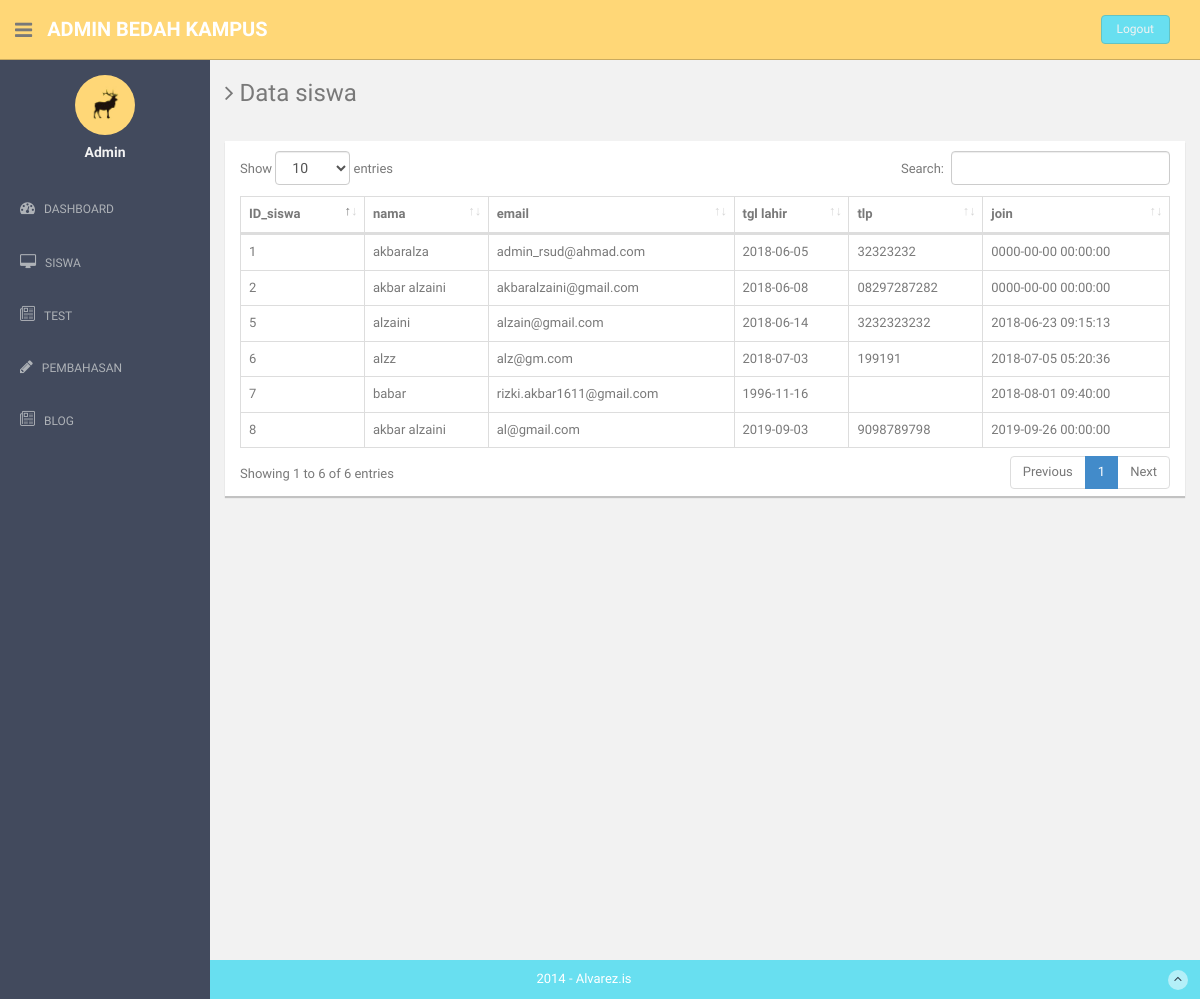
/index.php/admin/data_siswa, run on an earlier commit of the app's database.
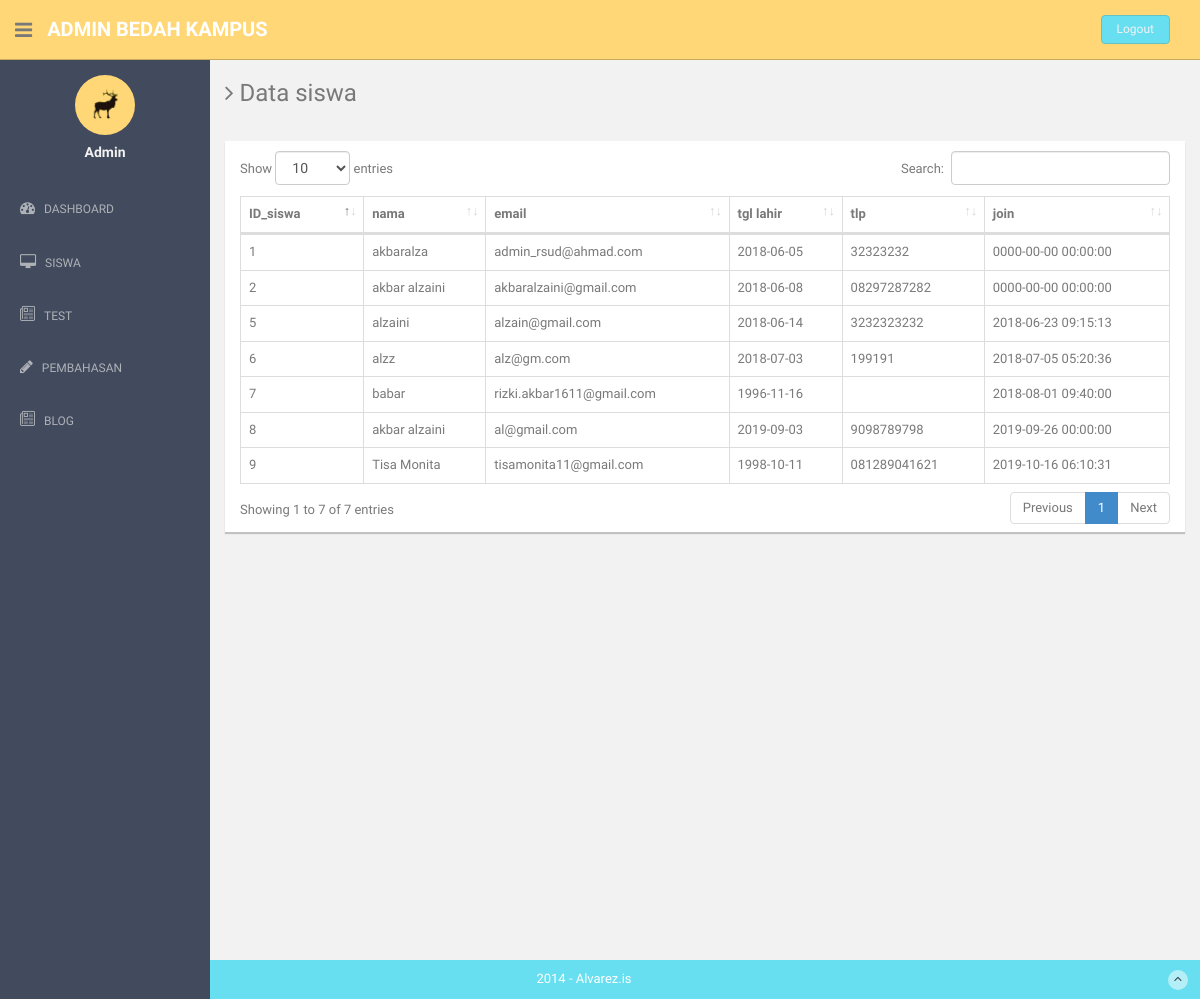
And on a later commit of the database.
### tables this page shows
CREATE TABLE `siswa` (
  `ID_siswa` int(5) NOT NULL,
  `email` varchar(30) NOT NULL,
  `password` varchar(100) NOT NULL,
  `nama` varchar(30) NOT NULL,
  `tgl_lhr` date NOT NULL,
  `sma` varchar(30) DEFAULT NULL,
  `tlp` varchar(15) NOT NULL,
  `join` datetime NOT NULL
);

### application/controllers/Admin.php (called while the page is built, shortened)
<?php
class Admin extends CI_Controller
{
	public function __construct(){
        $this->load->model('Madmin');
		$this->load->model('Msoal');
    }
	function data_siswa(){
		$data['siswa'] = $this->Madmin->df_siswa()->result();
		$this->load->view('admin/datasiswa',$data);
	}
}
?>

### index.php (called while the page is built, shortened)
<?php
require_once BASEPATH.'core/CodeIgniter.php';

### application/models/Madmin.php (called while the page is built, shortened)
<?php
class Madmin extends CI_model
{
	function df_siswa()
	{
		return $this->db->get('siswa');
	}
}
?>

### application/views/admin/datasiswa.php (the view, shortened to what this page needs)
<!DOCTYPE html>
<html lang="en">
  <head>
    <link href="<?php echo base_url('dst/assets/css/bootstrap.css '); ?>" rel="stylesheet">
    <link href="<?php echo base_url('dst/datatables/dataTables.bootstrap4.css'); ?>" rel="stylesheet">
    <link href="<?php echo base_url('dst/assets/font-awesome/css/font-awesome.css '); ?>" rel="stylesheet" />
    <link rel="stylesheet" type="text/css" href="<?php echo base_url('dst/assets/css/zabuto_calendar.css '); ?>">
    <link rel="stylesheet" type="text/css" href="<?php echo base_url('dst/assets/js/gritter/css/jquery.gritter.css '); ?>" />
    <link rel="stylesheet" type="text/css" href="<?php echo base_url('dst/assets/lineicons/style.css '); ?>">
    <link href="<?php echo base_url('dst/assets/css/style.css '); ?>" rel="stylesheet">
    <link href="<?php echo base_url('dst/assets/css/style-responsive.css '); ?>" rel="stylesheet">
  </head>
  <body>
  <section id="container" >
      <header class="header black-bg">
              <div class="sidebar-toggle-box">
                  <div class="fa fa-bars tooltips" data-placement="right" data-original-title="Toggle Navigation"></div>
              </div>
            <a href="index.html" class="logo"><b>Admin Bedah kampus</b></a>
            <div class="top-menu">
              <ul class="nav pull-right top-menu">
                    <li><a class="logout" href="logout">Logout</a></li>
              </ul>
            </div>
        </header>
      <?php include 'navbar.php'; ?>
      <section id="main-content">
          <section class="wrapper site-min-height">
            <h3><i class="fa fa-angle-right"></i> Data siswa</h3>
            <div class="row mt">
              <div class="col-lg-12" >
              <p>
                <div class="card mb-3" style="height: 100%">
                  <div class="card-header" style="padding-bottom: 10px"> </div>
                  <div class="card-body">
                    <div class="table-responsive">
                      <table class="table table-bordered" id="dataTable" width="100%" cellspacing="0">
                        <thead>
                          <tr>
                            <th>ID_siswa</th>
                            <th>nama</th>
                            <th>email</th>
                            <th>tgl lahir</th>
                            <th>tlp</th>
                            <th>join</th>
                          </tr>
                        </thead>
                        <tbody>
                          <?php foreach ($siswa as $row) {
                            echo "<tr>
                            <td>$row->ID_siswa</td>
                            <td>$row->nama</td>
                            <td>$row->email</td>
                            <td>$row->tgl_lhr</td>
                            <td>$row->tlp</td>
                            <td>$row->join</td>
                          </tr>";
                          } ?>
                        </tbody>
                      </table>
                    </div>
                  </div>
                </div></p>
              </div>
            </div>
    </section><! --/wrapper -->
      </section>
      <footer class="site-footer">
          <div class="text-center">
              2014 - Alvarez.is
              <a href="index.html#" class="go-top">
                  <i class="fa fa-angle-up"></i>
              </a>
          </div>
      </footer>
  </section>
  </body>
</html>

What changed in the data, as far as the page shows it:
added siswa: ID_siswa "9", nama "Tisa Monita", email "tisamonita11@gmail.com", tgl_lhr "1998-10-11", tlp "081289041621", join "2019-10-16 06:10:31"
Also different on the page:
text written by a page script: "Show entries Search: Showing 1 to 6 of 6 entries Previous 1 Next" → "Show entries Search: Showing 1 to 7 of 7 entries Previous 1 Next"
